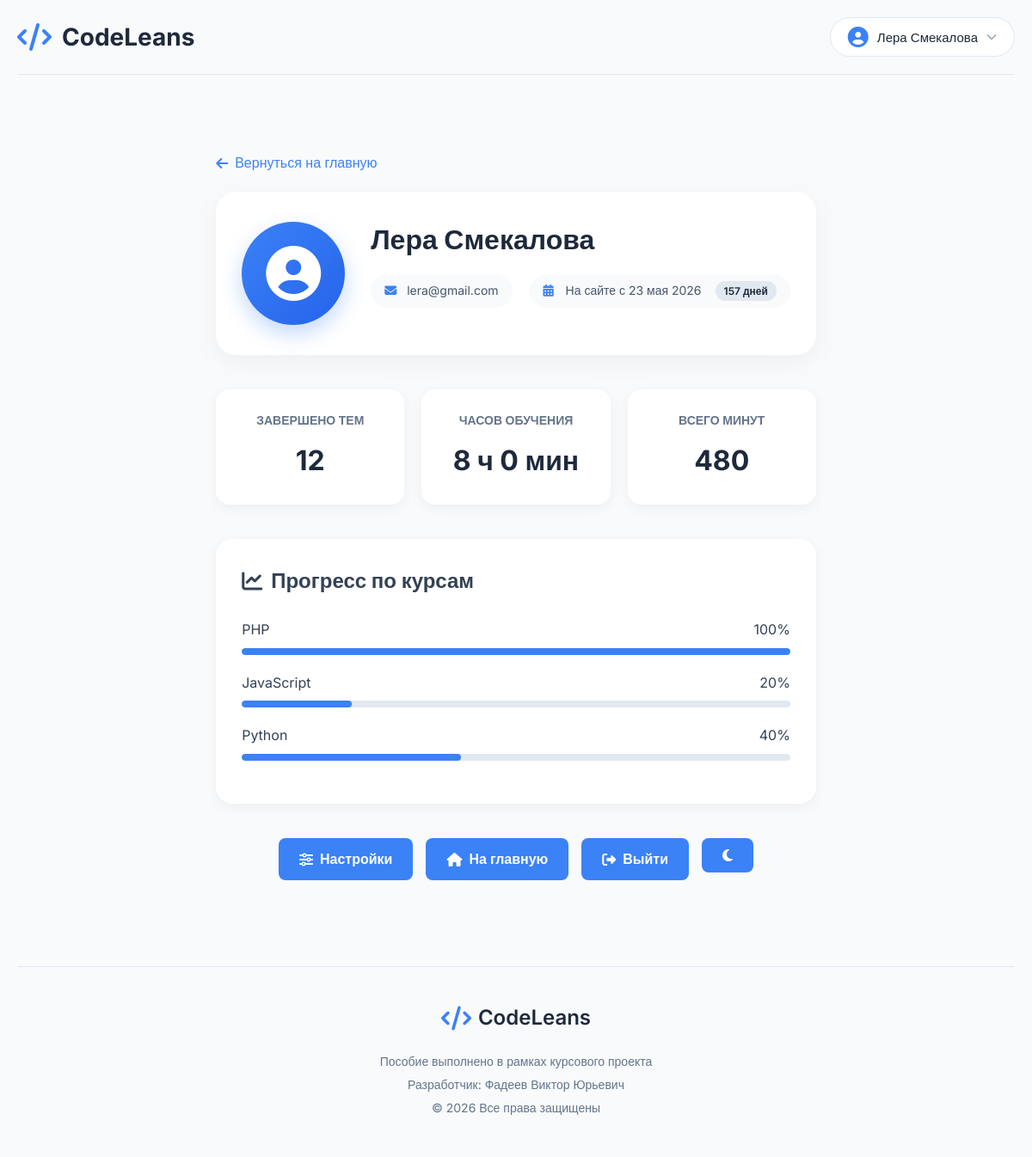
Screenshot of /profile.php (signed in) with the database file from the repository.
### tables this page shows
CREATE TABLE `users` (
  `id` int(11) NOT NULL,
  `full_name` varchar(100) NOT NULL,
  `email` varchar(100) NOT NULL,
  `theme` varchar(20) DEFAULT 'light',
  `font_size` varchar(20) DEFAULT 'medium',
  `avatar` varchar(255) DEFAULT NULL,
  `password` varchar(255) NOT NULL,
  `created_at` timestamp NOT NULL DEFAULT current_timestamp(),
  `reset_token` varchar(255) DEFAULT NULL,
  `reset_expires` datetime DEFAULT NULL
);

CREATE TABLE `user_progress` (
  `id` int(11) NOT NULL,
  `user_id` int(11) NOT NULL,
  `course_id` int(11) NOT NULL,
  `progress_percent` decimal(5,2) DEFAULT 0.00,
  `completed_topic` int(11) DEFAULT 0
);

CREATE TABLE `courses` (
  `id` int(11) NOT NULL,
  `course_name` varchar(50) NOT NULL,
  `course_description` text DEFAULT NULL,
  `total_topic` int(11) NOT NULL DEFAULT 0,
  `total_hours` int(11) NOT NULL DEFAULT 0,
  `created_by` int(11) DEFAULT NULL,
  `is_published` tinyint(1) NOT NULL DEFAULT 1,
  `is_public` tinyint(1) NOT NULL DEFAULT 0
);

### config.php (called while the page is built, shortened)
<?php
function getBodyThemeClass() {
    if (isset($_SESSION['site_theme'])) {
        $theme = $_SESSION['site_theme'];
        return 'theme-' . $theme;
    }
    return 'theme-light';
}
$user_name = $_SESSION['user_name'] ?? 'Гость';
?>

### profile.php (the view, shortened to what this page needs)
<?php
require_once 'config/config.php';
$stmt = $pdo->prepare("SELECT full_name, email, avatar, created_at FROM users WHERE id = ?");
$stmt->execute([$user_id]);
$user = $stmt->fetch();
function getRussianDate($date) {
    $months = [
        1 => 'января', 2 => 'февраля', 3 => 'марта', 4 => 'апреля',
        5 => 'мая', 6 => 'июня', 7 => 'июля', 8 => 'августа',
        9 => 'сентября', 10 => 'октября', 11 => 'ноября', 12 => 'декабря'
    ];
    $timestamp = strtotime($date);
    $day = date('d', $timestamp);
    $month = $months[(int)date('n', $timestamp)];
    $year = date('Y', $timestamp);
    return "$day $month $year";
}
$registered_date = getRussianDate($user['created_at']);
$days_on_site = floor((time() - strtotime($user['created_at'])) / (60 * 60 * 24));
$progress_stmt = $pdo->prepare("
    SELECT c.course_name, up.progress_percent
    FROM user_progress up
    JOIN courses c ON up.course_id = c.id
    WHERE up.user_id = ?
");
$progress_stmt->execute([$user_id]);
$progress = $progress_stmt->fetchAll();
$stats_stmt = $pdo->prepare("
    SELECT
        COUNT(tp.id) as completed_topics,
        COALESCE(SUM(t.duration_minutes), 0) as total_minutes
    FROM topic_progress tp
    JOIN topics t ON tp.topic_id = t.id
    WHERE tp.user_id = ? AND tp.is_completed = 1
");
$stats_stmt->execute([$user_id]);
$stats = $stats_stmt->fetch();
$total_hours = floor($stats['total_minutes'] / 60);
$total_minutes_remain = $stats['total_minutes'] % 60;
$current_font_size = $_SESSION['font_size'] ?? 'medium';
$avatar = $_SESSION['avatar'] ?? $user['avatar'] ?? null;
?>
<!DOCTYPE html>
<html lang="ru">
<head>
    <link rel="stylesheet" href="style/codeleans.css">
    <link rel="stylesheet" href="style/global.css">
    <link rel="stylesheet" href="https://cdnjs.cloudflare.com/ajax/libs/font-awesome/6.4.0/css/all.min.css">
</head>
<body class="<?= getBodyThemeClass() ?> font-<?= htmlspecialchars($current_font_size) ?>">
<div class="container">
    <header class="header">
        <div class="logo">
            <i class="fas fa-code"></i>
            <h1>CodeLeans</h1>
        </div>
        <div class="header-actions">
            <div class="profile-section">
                <button class="profile-btn" id="profileBtn">
                    <?php if ($avatar && file_exists($avatar)): ?>
                        <img src="<?= htmlspecialchars($avatar) ?>" style="width:32px;height:32px;border-radius:50%;object-fit:cover;margin-right:5px;">
                    <?php else: ?>
                        <i class="fas fa-user-circle"></i>
                    <?php endif; ?>
                    <span><?= htmlspecialchars($user_name) ?></span>
                    <i class="fas fa-chevron-down"></i>
                </button>
            </div>
        </div>
    </header>
    <div class="profile-container">
        <a href="index.php" class="back-link">
            <i class="fas fa-arrow-left"></i> Вернуться на главную
        </a>
<div class="profile-card">
    <div class="profile-card-avatar">
        <?php if ($avatar && file_exists($avatar)): ?>
            <img src="<?= htmlspecialchars($avatar) ?>" alt="avatar">
        <?php else: ?>
            <i class="fas fa-user-circle"></i>
        <?php endif; ?>
    </div>
    <div class="profile-card-info">
        <h1 class="profile-card-name"><?= htmlspecialchars($user['full_name']) ?></h1>
        <div class="profile-card-details">
            <div class="detail-item">
                <i class="fas fa-envelope"></i>
                <span><?= htmlspecialchars($user['email']) ?></span>
            </div>
            <div class="detail-item">
                <i class="fas fa-calendar-alt"></i>
                <span>На сайте с <?= $registered_date ?></span>
                <?php if ($days_on_site > 0): ?>
                    <span class="days-badge"><?= $days_on_site ?> <?= declOfNum($days_on_site, ['день', 'дня', 'дней']) ?></span>
                <?php endif; ?>
            </div>
        </div>
    </div>
</div>
        <div class="stats-grid">
            <div class="stat-card">
                <h3>Завершено тем</h3>
                <div class="value"><?= $stats['completed_topics'] ?? 0 ?></div>
            </div>
            <div class="stat-card">
                <h3>Часов обучения</h3>
                <div class="value"><?= $total_hours ?> ч <?= $total_minutes_remain ?> мин</div>
            </div>
            <div class="stat-card">
                <h3>Всего минут</h3>
                <div class="value"><?= $stats['total_minutes'] ?? 0 ?></div>
            </div>
        </div>
        <div class="progress-section">
            <h2><i class="fas fa-chart-line"></i> Прогресс по курсам</h2>
            <?php if (empty($progress)): ?>
                <p>Вы ещё не начали изучать курсы.</p>
            <?php else: ?>
                <?php foreach ($progress as $cp): ?>
                    <div class="progress-item">
                        <div class="progress-header">
                            <span><?= htmlspecialchars($cp['course_name']) ?></span>
                            <span><?= round($cp['progress_percent'], 1) ?>%</span>
                        </div>
                        <div class="progress-bar">
                            <div class="progress-fill" style="width: <?= $cp['progress_percent'] ?>%;"></div>
                        </div>
                    </div>
                <?php endforeach; ?>
            <?php endif; ?>
        </div>
        <div class="action-buttons">
            <a href="settings.php" class="btn btn-primary"><i class="fas fa-sliders-h"></i> Настройки</a>
            <a href="index.php" class="btn btn-secondary"><i class="fas fa-home"></i> На главную</a>
            <a href="logout.php" class="btn btn-secondary"><i class="fas fa-sign-out-alt"></i> Выйти</a>
            <form method="post" style="display: inline;">
                <button type="submit" name="toggle_theme" class="theme-toggle-btn">
                    <i class="fas <?= $_SESSION['site_theme'] === 'dark' ? 'fa-sun' : 'fa-moon' ?>"></i>
                </button>
            </form>
        </div>
    </div>
    <footer class="footer">
        <div class="footer-content">
            <div class="footer-logo"><i class="fas fa-code"></i><span>CodeLeans</span></div>
            <div class="footer-info">
                <p>Пособие выполнено в рамках курсового проекта</p>
                <p>Разработчик: Фадеев Виктор Юрьевич</p>
                <p>© 2026 Все права защищены</p>
            </div>
        </div>
    </footer>
</div>
</body>
</html>
<?php
function declOfNum($number, $titles) {
    $cases = [2, 0, 1, 1, 1, 2];
    return $titles[ ($number % 100 > 4 && $number % 100 < 20) ? 2 : $cases[min($number % 10, 5)] ];
}
?>

### codeleans.css (style rules this page uses)
* { margin: 0; padding: 0; box-sizing: border-box; }
body { font-family: 'Inter', sans-serif; background-color: #f8fafc; color: #334155; line-height: 1.6; }
.container { max-width: 1200px; margin: 0 auto; padding: 0 20px; min-height: 100vh; display: flex; flex-direction: column; }
.header { display: flex; justify-content: space-between; align-items: center; padding: 20px 0; border-bottom: 1px solid #e2e8f0; margin-bottom: 40px; }
.logo { display: flex; align-items: center; gap: 12px; }
.logo i { font-size: 32px; color: #3b82f6; }
.logo h1 { font-size: 28px; font-weight: 700; color: #1e293b; }
.profile-section { position: relative; }
.profile-btn { display: flex; align-items: center; gap: 10px; background-color: white; border: 1px solid #e2e8f0; border-radius: 50px; padding: 10px 20px; font-size: 16px; font-weight: 500; color: #475569; cursor: pointer; transition: all 0.3s ease; }
.profile-btn i:first-child { font-size: 24px; color: #3b82f6; }
.profile-btn i:last-child { font-size: 12px; color: #94a3b8; }
.progress-bar { height: 8px; background-color: #e2e8f0; border-radius: 4px; overflow: hidden; }
.progress-fill { height: 100%; border-radius: 4px; transition: width 0.5s ease; }
.stats-grid { display: grid; grid-template-columns: repeat(auto-fill, minmax(250px, 1fr)); gap: 25px; }
.stat-card { background-color: white; border-radius: 16px; padding: 25px; box-shadow: 0 4px 15px rgba(0, 0, 0, 0.05); text-align: center; transition: transform 0.3s ease; }
.stat-card h3 { font-size: 16px; font-weight: 600; color: #64748b; margin-bottom: 10px; }
.footer { padding: 40px 0; border-top: 1px solid #e2e8f0; text-align: center; }
.footer-logo { display: flex; align-items: center; justify-content: center; gap: 8px; font-size: 24px; font-weight: 600; color: #1e293b; margin-bottom: 20px; }
.footer-logo i { font-size: 28px; color: #3b82f6; }
.footer p { color: #64748b; font-size: 14px; margin: 5px 0; }
.btn-secondary { background-color: #64748b; color: white; }
body.font-medium { font-size: 16px; }
.btn, .btn-primary, .btn-submit, .course-btn, .complete-btn, .start-btn, .btn-complete, button[type="submit"]:not(.toggle-password):not(.modal-close):not(.about-btn):not(.profile-btn) { display: inline-flex !important; align-items: center !important; justify-content: center !important; gap: 8px !important; background: #3b82f6 !important; color: white !important; border: none !important; padding: 12px 24px !important; border-radius: 8px !important; font-size: 16px !important; font-weight: 600 !important; text-decoration: none !important; cursor: pointer !important; transition: all 0.3s ease !important; }
.profile-btn { display: flex; align-items: center; gap: 8px; padding: 8px 16px; background-color: white; border: 1px solid #e2e8f0; border-radius: 40px; color: #1e293b; font-size: 15px; font-weight: 500; cursor: pointer; transition: all 0.3s ease; }
.profile-btn i { color: #3b82f6; }

### global.css (style rules this page uses)
body.font-medium { font-size: 16px; }
.profile-section { position: relative; z-index: 1000; }

### rows the page displays
users: full_name "Лера Смекалова", email "lera@gmail.com", created_at "23 мая 2026", created_at "157", created_at "дней"
user_progress: course.course_name "PHP", progress_percent "100"
user_progress: course.course_name "JavaScript", progress_percent "20"
user_progress: course.course_name "Python", progress_percent "40"

### other values shown
$user_name "Лера Смекалова"
$stats['completed_topics'] "12"
$total_hours "8"
$total_minutes_remain "0"
$stats['total_minutes'] "480"
